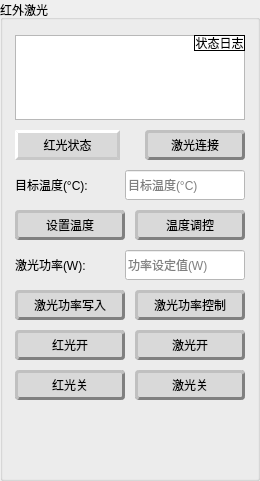
       <widget class="QGroupBox" name="groupBox_10">
        <property name="geometry">
         <rect>
          <x>890</x>
          <y>110</y>
          <width>260</width>
          <height>481</height>
         </rect>
        </property>
        <property name="title">
         <string>红外激光</string>
        </property>
        <widget class="QLineEdit" name="target_temperature_input">
         <property name="geometry">
          <rect>
           <x>125</x>
           <y>170</y>
           <width>120</width>
           <height>30</height>
          </rect>
         </property>
         <property name="styleSheet">
          <string notr="true">QLineEdit{
background-color: rgb(255, 255, 255);
font:12pt &quot;微软雅黑&quot;;
}</string>
         </property>
         <property name="placeholderText">
          <string>目标温度(°C)</string>
         </property>
        </widget>
        <widget class="QPushButton" name="laser_connect">
         <property name="geometry">
          <rect>
           <x>145</x>
           <y>130</y>
           <width>100</width>
           <height>30</height>
          </rect>
         </property>
         <property name="sizePolicy">
          <sizepolicy hsizetype="Minimum" vsizetype="Fixed">
           <horstretch>0</horstretch>
           <verstretch>0</verstretch>
          </sizepolicy>
         </property>
         <property name="cursor">
          <cursorShape>PointingHandCursor</cursorShape>
         </property>
         <property name="styleSheet">
          <string notr="true">QPushButton{
background-color: rgb(217, 217, 217);
color: rgb(0,0,0);  
border-radius:4px;
font:12pt &quot;微软雅黑&quot;;
border:3px outset gray;
}
QPushButton::hover{
background-color: rgb(200, 200, 200);
color: rgb(0,0,0);  
border-radius:4px;
font:12pt &quot;微软雅黑&quot;;
border:3px groove gray;
}</string>
         </property>
         <property name="text">
          <string>激光连接</string>
         </property>
        </widget>
        <widget class="QPushButton" name="laser_open_button">
         <property name="geometry">
          <rect>
           <x>135</x>
           <y>330</y>
           <width>110</width>
           <height>30</height>
          </rect>
         </property>
         <property name="cursor">
          <cursorShape>PointingHandCursor</cursorShape>
         </property>
         <property name="styleSheet">
          <string notr="true">QPushButton{
background-color: rgb(217, 217, 217);
color: rgb(0,0,0);  
border-radius:4px;
font:12pt &quot;微软雅黑&quot;;
border:3px outset gray;
}
QPushButton::hover{
background-color: rgb(200, 200, 200);
color: rgb(0,0,0);  
border-radius:4px;
font:12pt &quot;微软雅黑&quot;;
border:3px groove gray;
}</string>
         </property>
         <property name="text">
          <string>激光开</string>
         </property>
        </widget>
        <widget class="QPushButton" name="laser_close_button">
         <property name="geometry">
          <rect>
           <x>135</x>
           <y>370</y>
           <width>110</width>
           <height>30</height>
          </rect>
         </property>
         <property name="cursor">
          <cursorShape>PointingHandCursor</cursorShape>
         </property>
         <property name="styleSheet">
          <string notr="true">QPushButton{
background-color: rgb(217, 217, 217);
color: rgb(0,0,0);  
border-radius:4px;
font:12pt &quot;微软雅黑&quot;;
border:3px outset gray;
}
QPushButton::hover{
background-color: rgb(200, 200, 200);
color: rgb(0,0,0);  
border-radius:4px;
font:12pt &quot;微软雅黑&quot;;
border:3px groove gray;
}</string>
         </property>
         <property name="text">
          <string>激光关</string>
         </property>
        </widget>
        <widget class="QTextBrowser" name="laser_state_display">
         <property name="geometry">
          <rect>
           <x>15</x>
           <y>35</y>
           <width>230</width>
           <height>85</height>
          </rect>
         </property>
         <property name="styleSheet">
          <string notr="true">QTextBrowser{
font:8pt &quot;微软雅黑&quot;;
}</string>
         </property>
         <property name="html">
          <string>&lt;!DOCTYPE HTML PUBLIC &quot;-//W3C//DTD HTML 4.0//EN&quot; &quot;http://www.w3.org/TR/REC-html40/strict.dtd&quot;&gt;
&lt;html&gt;&lt;head&gt;&lt;meta name=&quot;qrichtext&quot; content=&quot;1&quot; /&gt;&lt;style type=&quot;text/css&quot;&gt;
p, li { white-space: pre-wrap; }
&lt;/style&gt;&lt;/head&gt;&lt;body style=&quot; font-family:'微软雅黑'; font-size:8pt; font-weight:400; font-style:normal;&quot;&gt;
&lt;p style=&quot;-qt-paragraph-type:empty; margin-top:0px; margin-bottom:0px; margin-left:0px; margin-right:0px; -qt-block-indent:0; text-indent:0px;&quot;&gt;&lt;br /&gt;&lt;/p&gt;&lt;/body&gt;&lt;/html&gt;</string>
         </property>
        </widget>
        <widget class="QLabel" name="redlight_show">
         <property name="geometry">
          <rect>
           <x>15</x>
           <y>130</y>
           <width>105</width>
           <height>30</height>
          </rect>
         </property>
         <property name="styleSheet">
          <string notr="true">QLabel{
background-color: rgb(217, 217, 217);
color: rgb(0,0,0);  
font:10pt &quot;微软雅黑&quot;;
border:3px outset rgb(200, 200, 200);
}</string>
         </property>
         <property name="text">
          <string>红光状态</string>
         </property>
         <property name="alignment">
          <set>Qt::AlignCenter</set>
         </property>
        </widget>
        <widget class="QLabel" name="target_temperature_label">
         <property name="geometry">
          <rect>
           <x>15</x>
           <y>170</y>
           <width>105</width>
           <height>30</height>
          </rect>
         </property>
         <property name="styleSheet">
          <string notr="true">QLabel{
font:12pt &quot;微软雅黑&quot;;
}</string>
         </property>
         <property name="text">
          <string>目标温度(°C):</string>
         </property>
        </widget>
        <widget class="QLabel" name="label_39">
         <property name="geometry">
          <rect>
           <x>194</x>
           <y>35</y>
           <width>51</width>
           <height>16</height>
          </rect>
         </property>
         <property name="styleSheet">
          <string notr="true">QLabel{
font:8pt&quot;微软雅黑&quot;;
border:1px solid black;
}</string>
         </property>
         <property name="text">
          <string>状态日志</string>
         </property>
         <property name="alignment">
          <set>Qt::AlignCenter</set>
         </property>
        </widget>
        <widget class="QPushButton" name="redlight_open">
         <property name="geometry">
          <rect>
           <x>15</x>
           <y>330</y>
           <width>110</width>
           <height>30</height>
          </rect>
         </property>
         <property name="cursor">
          <cursorShape>PointingHandCursor</cursorShape>
         </property>
         <property name="styleSheet">
          <string notr="true">QPushButton{
background-color: rgb(217, 217, 217);
color: rgb(0,0,0);  
border-radius:4px;
font:12pt &quot;微软雅黑&quot;;
border:3px outset gray;
}
QPushButton::hover{
background-color: rgb(200, 200, 200);
color: rgb(0,0,0);  
border-radius:4px;
font:12pt &quot;微软雅黑&quot;;
border:3px groove gray;
}</string>
         </property>
         <property name="text">
          <string>红光开</string>
         </property>
        </widget>
        <widget class="QPushButton" name="redlight_close">
         <property name="geometry">
          <rect>
           <x>15</x>
           <y>370</y>
           <width>110</width>
           <height>30</height>
          </rect>
         </property>
         <property name="cursor">
          <cursorShape>PointingHandCursor</cursorShape>
         </property>
         <property name="styleSheet">
          <string notr="true">QPushButton{
background-color: rgb(217, 217, 217);
color: rgb(0,0,0);  
border-radius:4px;
font:12pt &quot;微软雅黑&quot;;
border:3px outset gray;
}
QPushButton::hover{
background-color: rgb(200, 200, 200);
color: rgb(0,0,0);  
border-radius:4px;
font:12pt &quot;微软雅黑&quot;;
border:3px groove gray;
}</string>
         </property>
         <property name="text">
          <string>红光关</string>
         </property>
        </widget>
        <widget class="QPushButton" name="set_target_temperature">
         <property name="geometry">
          <rect>
           <x>15</x>
           <y>210</y>
           <width>110</width>
           <height>30</height>
          </rect>
         </property>
         <property name="cursor">
          <cursorShape>PointingHandCursor</cursorShape>
         </property>
         <property name="styleSheet">
          <string notr="true">QPushButton{
background-color: rgb(217, 217, 217);
color: rgb(0,0,0);  
border-radius:4px;
font:12pt &quot;微软雅黑&quot;;
border:3px outset gray;
}
QPushButton::hover{
background-color: rgb(200, 200, 200);
color: rgb(0,0,0);  
border-radius:4px;
font:12pt &quot;微软雅黑&quot;;
border:3px groove gray;
}</string>
         </property>
         <property name="text">
          <string>设置温度</string>
         </property>
        </widget>
        <widget class="QPushButton" name="temperature_control">
         <property name="geometry">
          <rect>
           <x>135</x>
           <y>210</y>
           <width>110</width>
           <height>30</height>
          </rect>
         </property>
         <property name="cursor">
          <cursorShape>PointingHandCursor</cursorShape>
         </property>
         <property name="styleSheet">
          <string notr="true">QPushButton{
background-color: rgb(217, 217, 217);
color: rgb(0,0,0);  
border-radius:4px;
font:12pt &quot;微软雅黑&quot;;
border:3px outset gray;
}
QPushButton::hover{
background-color: rgb(200, 200, 200);
color: rgb(0,0,0);  
border-radius:4px;
font:12pt &quot;微软雅黑&quot;;
border:3px groove gray;
}</string>
         </property>
         <property name="text">
          <string>温度调控</string>
         </property>
        </widget>
        <widget class="QLabel" name="laser_power_label">
         <property name="geometry">
          <rect>
           <x>15</x>
           <y>250</y>
           <width>105</width>
           <height>30</height>
          </rect>
         </property>
         <property name="styleSheet">
          <string notr="true">QLabel{
font:12pt &quot;微软雅黑&quot;;
}</string>
         </property>
         <property name="text">
          <string>激光功率(W):</string>
         </property>
        </widget>
        <widget class="QLineEdit" name="laser_power_input">
         <property name="geometry">
          <rect>
           <x>125</x>
           <y>250</y>
           <width>120</width>
           <height>30</height>
          </rect>
         </property>
         <property name="styleSheet">
          <string notr="true">QLineEdit{
background-color: rgb(255, 255, 255);
font:12pt &quot;微软雅黑&quot;;
}</string>
         </property>
         <property name="placeholderText">
          <string>功率设定值(W)</string>
         </property>
        </widget>
        <widget class="QPushButton" name="set_laser_power">
         <property name="geometry">
          <rect>
           <x>15</x>
           <y>290</y>
           <width>110</width>
           <height>30</height>
          </rect>
         </property>
         <property name="cursor">
          <cursorShape>PointingHandCursor</cursorShape>
         </property>
         <property name="styleSheet">
          <string notr="true">QPushButton{
background-color: rgb(217, 217, 217);
color: rgb(0,0,0);  
border-radius:4px;
font:12pt &quot;微软雅黑&quot;;
border:3px outset gray;
}
QPushButton::hover{
background-color: rgb(200, 200, 200);
color: rgb(0,0,0);  
border-radius:4px;
font:12pt &quot;微软雅黑&quot;;
border:3px groove gray;
}</string>
         </property>
         <property name="text">
          <string>激光功率写入</string>
         </property>
        </widget>
        <widget class="QPushButton" name="set_laser_power_control">
         <property name="geometry">
          <rect>
           <x>135</x>
           <y>290</y>
           <width>110</width>
           <height>30</height>
          </rect>
         </property>
         <property name="cursor">
          <cursorShape>PointingHandCursor</cursorShape>
         </property>
         <property name="styleSheet">
          <string notr="true">QPushButton{
background-color: rgb(217, 217, 217);
color: rgb(0,0,0);  
border-radius:4px;
font:12pt &quot;微软雅黑&quot;;
border:3px outset gray;
}
QPushButton::hover{
background-color: rgb(200, 200, 200);
color: rgb(0,0,0);  
border-radius:4px;
font:12pt &quot;微软雅黑&quot;;
border:3px groove gray;
}</string>
         </property>
         <property name="text">
          <string>激光功率控制</string>
         </property>
        </widget>
       </widget>
